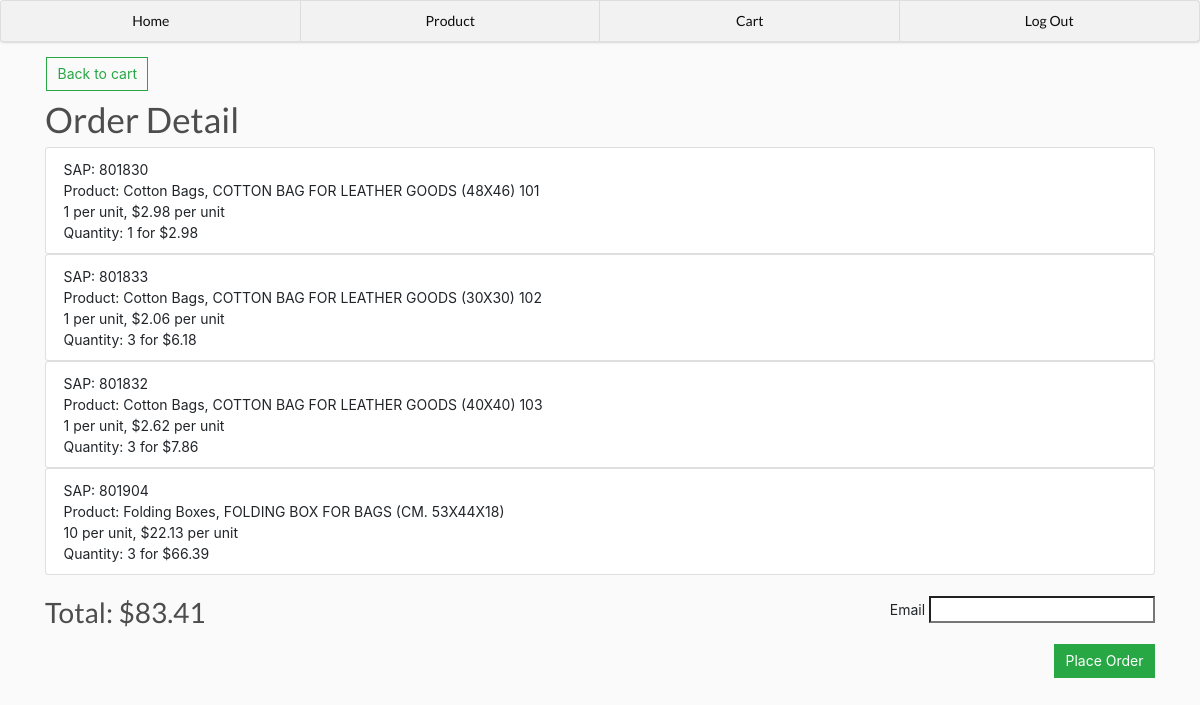
Page /checkout/ (signed in) on the earlier database version.
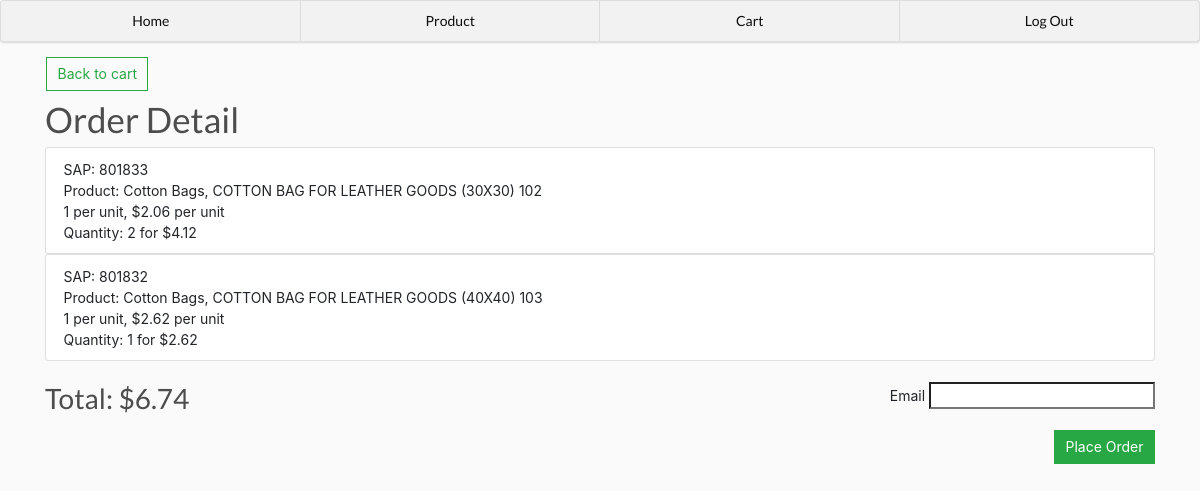
Same page on the later database version.
### main/models.py (models this page shows, shortened)
class Cart(models.Model):
	id = models.AutoField(primary_key=True)
	order = models.ForeignKey(Order, null=True, blank=True,on_delete = models.SET_NULL)
	product = models.ForeignKey(Product, null=True, blank=True,on_delete = models.SET_NULL)
	quantity = models.IntegerField(default=0, blank=True, null=True)
	@property
	def getItemTotal(self):
		total = self.product.unit_price * self.quantity
		return total

class Product(models.Model):
	id = models.AutoField(primary_key=True)
	category = models.CharField(max_length=100, null=True, blank=True)
	sap = models.IntegerField(null=True, blank=True)
	description = models.CharField(max_length=100, null=True, blank=True)
	picture = models.ImageField(null=True, blank=True)
	size = models.CharField(max_length=100, null=True, blank=True)
	unit_price = models.DecimalField(max_digits=6, decimal_places=2, blank=True, null=True)
	unit = models.IntegerField(null=True, blank=True)
	availability = models.BooleanField(default=True)

class Order(models.Model):
	id = models.AutoField(primary_key=True)
	user = models.ForeignKey(User, null=True, blank=True, on_delete = models.SET_NULL)
	date = models.DateTimeField(default=timezone.now)
	checkout = models.BooleanField(default=False)
	confirm = models.BooleanField(default=False)
	confirmation_number = models.CharField(max_length=30, blank=True, null=True)
	@property
	def getCartTotal(self):
		carts = self.cart_set.all()
		total = sum([cart.getItemTotal for cart in carts])
		return total

### main/views.py (the view, shortened to what this page needs)
# urls.py: path('checkout/', checkout, name='checkout'),
@login_required(login_url='index')
def checkout(request):
	order, create = Order.objects.get_or_create(user=request.user, checkout=False)
	carts = order.cart_set.all()
	form = CheckoutForm()
	context = {'carts':carts, 'order':order, 'form':form}
	return render(request, 'main/checkout.html', context)

### main/forms.py
class CheckoutForm(forms.Form):
	email = forms.EmailField(label="Email")

### main/templates/main/checkout.html (shortened to what this page needs)
{% extends 'main/base.html' %}
{% load static %}
{% block content %}
	<a style="float: left; margin: 1px;" class="btn btn-outline-success "href="{% url 'cart' %}">Back to cart</a>
	<br>
	<br>
	<h1>Order Detail</h1>
	{% for cart in carts %}
		<ul class="list-group">
			<li class="list-group-item">SAP: {{cart.product.sap}}<br>Product: {{cart.product.category}}, {{cart.product.description}}<br>{{cart.product.unit}} per unit, ${{cart.product.unit_price}} per unit<br>
			Quantity: {{cart.quantity}} for ${{cart.getItemTotal}}</li>
		</ul>
	{% endfor %}
	<br>
	<h2 style="float:left;">Total: ${{order.getCartTotal}}</h2>
	<form style="float: right;" method="POST">
  		{{ form.email.label }}
  		{{ form.email }}
  		<br>
  		<br>
  		<button style="float: right;"  type="submit" class="btn btn-success">Place Order</button>
	</form>
{% endblock content %}

Differences in the rows shown:
removed Cart: product.sap "801830", product.category "Cotton Bags", product.description "COTTON BAG FOR LEATHER GOODS (48X46) 101", product.unit "1", product.unit_price "2.98", quantity "1", getItemTotal "2.98"
removed Cart: product.sap "801833", product.category "Cotton Bags", product.description "COTTON BAG FOR LEATHER GOODS (30X30) 102", product.unit "1", product.unit_price "2.06", quantity "3", getItemTotal "6.18"
removed Cart: product.sap "801832", product.category "Cotton Bags", product.description "COTTON BAG FOR LEATHER GOODS (40X40) 103", product.unit "1", product.unit_price "2.62", quantity "3", getItemTotal "7.86"
removed Cart: product.sap "801904", product.category "Folding Boxes", product.description "FOLDING BOX FOR BAGS (CM. 53X44X18)", product.unit "10", product.unit_price "22.13", quantity "3", getItemTotal "66.39"
added Cart: product.sap "801833", product.category "Cotton Bags", product.description "COTTON BAG FOR LEATHER GOODS (30X30) 102", product.unit "1", product.unit_price "2.06", quantity "2", getItemTotal "4.12"
added Cart: product.sap "801832", product.category "Cotton Bags", product.description "COTTON BAG FOR LEATHER GOODS (40X40) 103", product.unit "1", product.unit_price "2.62", quantity "1", getItemTotal "2.62"
computed for Order: getCartTotal "83.41" → "6.74"
